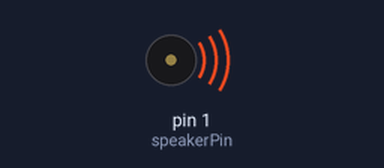
Bench run of a sketch on a simulated Arduino Uno, built with avr-gcc and run on an emulated ATmega328P. Parts: buzzer (waves = sounding).

Above: at 0.1 s.
Timing chart, 0 to 22.0 s (numbered marks = the images above):
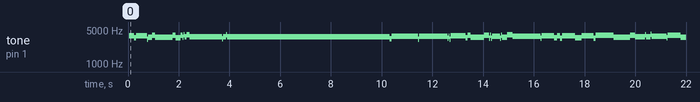

Measured:
- by itself, tone on pin 1 (speakerPin): plays 3781 Hz for 0.20 s, 3480 Hz for 0.08 s, 3816 Hz for 0.44 s, 3197 Hz for 0.04 s, 3525 Hz for 0.16 s, 3891 Hz for 0.12 s … (60 notes in this stretch)

The sketch:

whitenoise_birdhouse.ino
```cpp
#define speakerPin 1

unsigned long lastClick;

void setup() {
  // put your setup code here, to run once:
   pinMode(speakerPin,OUTPUT);
   lastClick = micros();
}


/* initialize with any 32 bit non-zero  unsigned long value. */
#define LFSR_INIT  0xfeedfaceUL
/* Choose bits 32, 30, 26, 24 from  http://arduino.stackexchange.com/a/6725/6628
 *  or 32, 22, 2, 1 from
 *  http://www.xilinx.com/support/documentation/application_notes/xapp052.pdf
 *  or bits 32, 16, 3,2  or 0x80010006UL per http://users.ece.cmu.edu/~koopman/lfsr/index.html
 *  and http://users.ece.cmu.edu/~koopman/lfsr/32.dat.gz
 */
#define LFSR_MASK  ((unsigned long)( 1UL<<31 | 1UL <<15 | 1UL <<2 | 1UL <<1  ))

unsigned int generateNoise(){
  // See https://en.wikipedia.org/wiki/Linear_feedback_shift_register#Galois_LFSRs
   static unsigned long int lfsr = LFSR_INIT;  /* 32 bit init, nonzero */
   /* If the output bit is 1, apply toggle mask.
                                    * The value has 1 at bits corresponding
                                    * to taps, 0 elsewhere. */

   if(lfsr & 1) { lfsr =  (lfsr >>1) ^ LFSR_MASK ; return(1);}
   else         { lfsr >>= 1;                      return(0);}
}


void loop() {
      /* ... */
      if ((micros() - lastClick) > 50 ) { // Changing this value changes the frequency.
        lastClick = micros();
        digitalWrite (speakerPin, generateNoise());
      }

}
```
